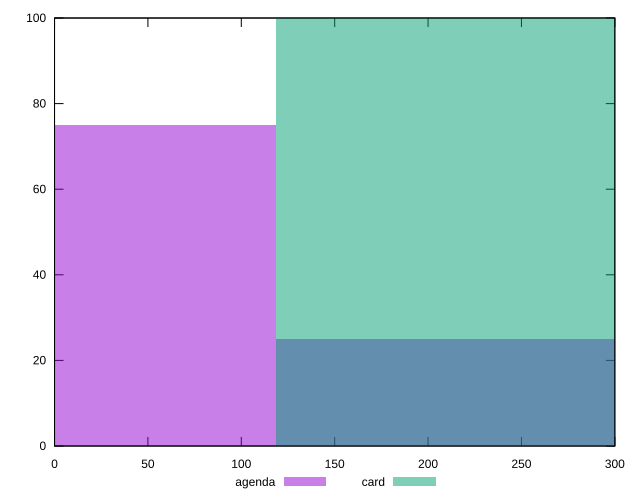

This chart was generated by the following gnuplot code:
reset

$agenda <<EOF
0 75
236.96254533402842 25
EOF

$card <<EOF
236.96254533402842 100
EOF

set key outside below
set boxwidth 236.96254533402842
set xrange [0:300]
set yrange [0:100]
set trange [0:100]
set style fill transparent solid 0.5 noborder
set terminal svg size 640, 500 enhanced background rgb 'white'
set output "reports/report_00032_2021-02-25T10-28-15.087Z/uses-text-compression/comparison/histogram/1_vs_2.svg"

plot $agenda title "agenda" with boxes, \
     $card title "card" with boxes

reset
